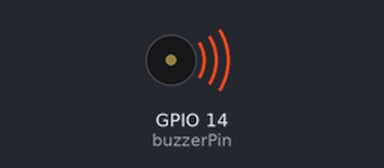
This sketch was run on a simulated ESP32. Shown: buzzer (waves = sounding). What the sketch prints to the serial monitor is not drawn.

Above: at 0.2 s.
At 3.8 s:
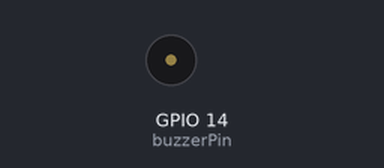
Timing chart, 0 to 4.8 s (numbered marks = the images above):
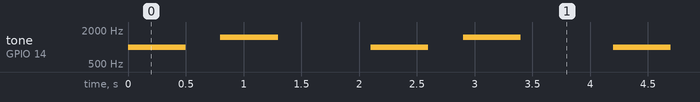

Measured:
- by itself, tone on GPIO 14 (buzzerPin): repeats every 2.1 s: silent 0.30 s, 1500 Hz 0.50 s, silent 0.80 s, 1000 Hz 0.50 s

The sketch:

Buzzer.ino
```cpp
#define buzzerPin 14

// Task function untuk buzzer
void buzzerTask(void *parameter) {
  for (;;) {
    tone(buzzerPin, 1000); // Nada 1 kHz
    vTaskDelay(500 / portTICK_PERIOD_MS);
    noTone(buzzerPin);
    vTaskDelay(300 / portTICK_PERIOD_MS);

    tone(buzzerPin, 1500); // Nada 1.5 kHz
    vTaskDelay(500 / portTICK_PERIOD_MS);
    noTone(buzzerPin);
    vTaskDelay(800 / portTICK_PERIOD_MS);
  }
}

void setup() {
  pinMode(buzzerPin, OUTPUT);
  Serial.begin(115200);

  // Buat task buzzer dan jalankan di core 0
  xTaskCreatePinnedToCore(
    buzzerTask,
    "Buzzer Task",
    2048,
    NULL,
    1,
    NULL,
    1
  );

  Serial.println("Buzzer task running on Core 0");
}

void loop() {
}
```
